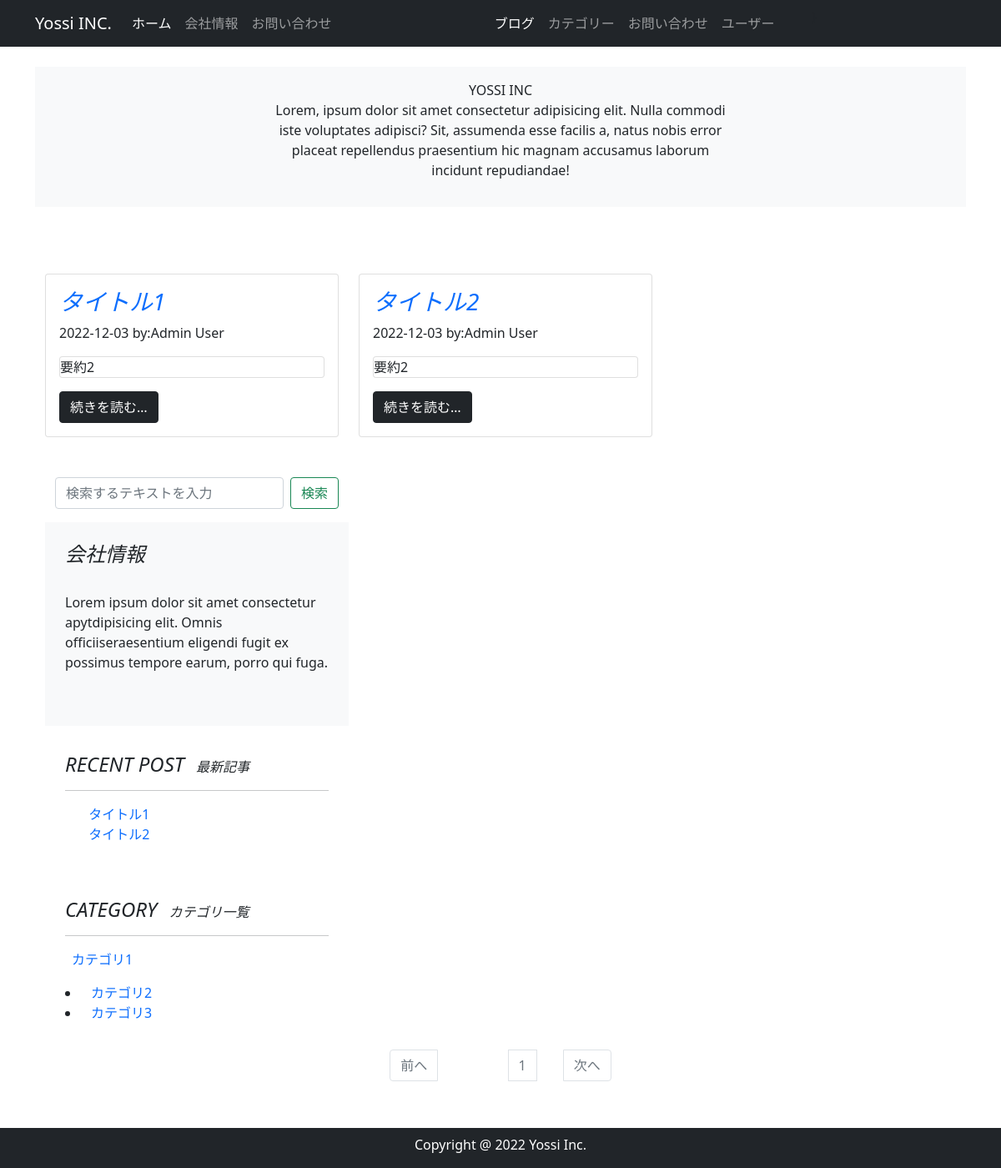
The page / on the database its author committed.
### company_blog/models.py (models this page shows, shortened)
class BlogPost(db.Model):
    __tablename__ = 'blog_post'
    id = db.Column(db.Integer, primary_key=True)
    user_id = db.Column(db.Integer, db.ForeignKey('users.id'))
    category_id = db.Column(db.Integer, db.ForeignKey('blog_category.id'))
    date = db.Column(db.DateTime, default=datetime.now(timezone('Asia/Tokyo')))
    title = db.Column(db.String(140))
    text = db.Column(db.Text)
    summary = db.Column(db.String(140))
    featured_image = db.Column(db.String(140))

class User(db.Model, UserMixin):
    __tablename__ = 'users'
    id = db.Column(db.Integer, primary_key= True)
    email = db.Column(db.String(64), unique=True, index=True)
    username = db.Column(db.String(64), unique=True, index=True)
    Password_hash = db.Column(db.String(128))
    administrator = db.Column(db.String(1))
    post = db.relationship('BlogPost', backref='author', lazy='dynamic')
    @property
    def Password(self):
       raise AttributeError('password is not a readable attribute')

class BlogCategory(db.Model):
    __tablename__ = 'blog_category'
    id = db.Column(db.Integer, primary_key=True)
    category = db.Column(db.String(140))
    posts = db.relationship('BlogPost', backref='blogcategory', lazy='dynamic')

### company_blog/main/views.py (the view)
@main.route('/')
def index():
    form = BlogSearchForm()
    page = request.args.get('page',1, type=int)
    blog_posts = BlogPost.query.order_by(BlogPost.id.desc()).paginate(page=page, per_page=10)
    recent_blog_posts = BlogPost.query.order_by(BlogPost.id.desc()).limit(5).all()
    blog_categories = BlogCategory.query.order_by(BlogCategory.id.asc()).all()
    return render_template('index.html', blog_posts=blog_posts, recent_blog_posts=recent_blog_posts, blog_categories=blog_categories, form=form )

### company_blog/main/forms.py
class BlogSearchForm(FlaskForm):
    searchtext = StringField('検索テキスト',validators=[DataRequired()])
    submit = SubmitField('検索')

### company_blog/__init__.py (called while the page is built)
@event.listens_for(Engine, "connect")
def set_sqlite_pragma(dbapi_connection, connection_record):
    cursor = dbapi_connection.cursor()
    cursor.execute("PRAGMA foreign_keys=ON")
    cursor.close()

### company_blog/templates/index.html (shortened to what this page needs)
{% extends "base.html" %}
{% block content %}
    <header id="page-header">
       <div class="container my-3 py-3 bg-light">
          <div class="low">
            <div class="col-md-6 m-auto text-center">
              {% if blog_category %}
                 <h1 class="fst-italic">{{ blog_category.category }}</h1>
              {% elif searchtext %}
                <h1 class="fst italic">"{{searchtext}}"の検索結果</h1>
                <br>
                {% elif user %}
                <h1 class="fst-italic">{{ user.username }}</h1>
                <br>
              {% else %}
                <hi class="fst italic">YOSSI INC</hi>
                <p>Lorem, ipsum dolor sit amet consectetur adipisicing elit. Nulla commodi iste voluptates adipisci? Sit, assumenda esse facilis a, natus nobis error placeat repellendus praesentium hic magnam accusamus laborum incidunt repudiandae!</p>
              {% endif %}
              </div>
         </div>
   </header>
  　<div class="container my-3">
    　<div class="row-mb-2">
        <div class="col-md-8">
            <section id="blog_post">
                 <div class="row">
                    {%　for post in blog_posts.items %}
                    <div class="col-md-6 mb-4">
                        <div class="card h-100">
                           <div class="card-body" style="max-height:26rem;">
                            <h3>
                                <a href="{{ url_for('main.blog_post', blog_post_id=post.id) }}" class="card-title text-decoration-none">
                                   <span class="fst-italic">{{ post.title | truncate(14) }}</span>
                                </a>
                            </h3>
                             <p>{{ post.date.strftime('%Y-%m-%d') }} by:{{ post.author.username | truncate(10) }}</p>
                             <p class="card text">{{ post.summary | truncate(40) }}</p>
                             <a href="{{ url_for('main.blog_post', blog_post_id=post.id) }}" class="btn btn-dark">続きを読む…</a>
                           </div>
                        </div>
                    </div>
                    {%　endfor %}
                 </div>
            </section>
        </div>
　　<div class="col-md-4">
       <div class=position-sticky style="top: 2rem;">
        <div class="container-fluid mb-3">
            <form action="{{url_for('main.search')}}" class="d-flex" method="POST">
              {{ render_field(form.searchtext, class="form-control me-2", placeholder="検索するテキストを入力") }}
              {{ form.submit(class="btn btn-outline-success") }}
            </form>
        </div>
        <div class="p-4 mb-2 bg-light">
            <h4 class="fst-italic">会社情報</h4>
　　　　　　<p>Lorem ipsum dolor sit amet consectetur apytdipisicing elit. Omnis officiiseraesentium eligendi fugit ex possimus tempore earum, porro qui fuga.</p>
　　　　</div>
        <div class="p-4">
            <h4 class="fst-italic">RECENT POST <span class="ms-2 fs-6">最新記事</span></h4>
            <hr>
            <ol class="list-unstyled">
                {% for recent_post in recent_blog_posts %}
                <li>
                   <a href="{{ url_for('main.blog_post', blog_post_id=recent_post.id) }}" class="text-decoration-none">
                     <span class="ms-2">{{ recent_post.title |truncate(14) }}</span>
                    </a>
                </li>
                {% endfor %}
            </ol>
          </div>
        <div class="p-4">
            <h4 class="fst-italic">CATEGORY <span class="ms-2 fs-6">カテゴリ一覧</span></h4>
            <hr>
            <ol class="list-unstyled">
               {% for blog_category in blog_categories %}
                <li>
                    <a href="{{ url_for('main.category_posts', blog_category_id=blog_category.id) }}"class="text-decoration-none">
                    <span class="ms-2">{{ blog_category.category |truncate(20) }}</span>
                    </a>
                </li>
            </ol>
            {% endfor %}
          </div>
        </div>
      </div>
    <div class="row mb-2">
      <nav class="my-2" aria-label="Page navigation">
        <ul class="pagination justify-content-center">
          <li {%　if blog_posts.has_prev %}class="page-item"{% else %}                                                                                                                                          class="page-item disabled"{% endif %}><a class="page-link" href="{%　if blog_posts.has_prev %} {{ url_for('main.index', page=blog_posts.prev_num) }} {% else %}#{% endif %}">前へ</a></li>
          {% for page_num in blog_posts.iter_pages(left_edge=1, right_edge=1, left_current=1, right_current=2) %}
             {% if page_num %}
             　　{% if blog_posts.page == page_num %}
                    <li class="page-item disabled"><a class="page-link" href="#">{{ page_num }}</a></li>
             　　{% else %}
                    <li class="page-item"><a class="page-link" href="{{ url_for('main.index', page=page_num) }}">         {{ page_num }}</a></li>
             　　{% endif %}
             {% else %}
             <li class="page-item disabled"><a class="page-link" href="#">&hellip;</a></li>
           　{% endif %}
          {% endfor %}
          <li {%　if blog_posts.has_next %}class="page-item"{% else %}                                                                                                                                       class="page-item disabled" {% endif %}><a class="page-link" href="{%　if blog_posts.has_next %} {{ url_for('main.index', page=blog_posts.next_num) }} {% else %}#{% endif %}">次へ</a></li>
        </ul>
      </nav>
{% endblock %}

### company_blog/templates/base.html (shortened to what this page needs)
<!DOCTYPE html>
<html lang="en">
<head>
<link href="https://cdn.jsdelivr.net/npm/bootstrap@5.0.2/dist/css/bootstrap.min.css" rel="stylesheet">
    <nav class="navbar navbar-expand-lg navbar-dark bg-dark fixed-top ">
        <div class="container">
          <a class="navbar-brand" href="{{url_for('main.index') }}">Yossi INC.</a>
          <div class="collapse navbar-collapse" id="navbarSupportedContent">
            <ul class="navbar-nav me-auto mb-0 mb-lg-o">
              <li class="nav-item">
                <a class="nav-link active" aria-current="page" href="{{url_for('main.index') }}">ホーム</a>
              </li>
              <li class="nav-item">
                <a class="nav-link" href="{{url_for('main.info')}}">会社情報</a>
              </li>
              <li class="nav-item">
                <a class="nav-link" href="{{url_for('main.inquiry')}}">お問い合わせ</a>
              </li>
            </ul>
            <ul class="navbar-nav me-auto">
              <li class="nav-item">
                  <a class="nav-link active" aria-current="page" href="{{url_for('main.blog_maintenance')}}">ブログ</a>
                </li>
                <li class="nav-item">
                  <a class="nav-link" href="{{url_for('main.category_maintenance')}}">カテゴリー</a>
                </li>
                <li class="nav-item">
                  <a class="nav-link" href="{{url_for('main.inquiry_maintenance')}}">お問い合わせ</a>
                </li>
                <li class="nav-item">
                  <a class="nav-link" href="{{url_for('users.user_maintenance')}}">ユーザー</a>
                </li>
            </ul>
          </div>
        </div>
      </nav>
      {%　from "_formhelpers.html" import render_field %}
      <div class="container" style="padding-top: 4rem;  padding-bottom: 4rem;">
        {% block content %}
        {% endblock %}
      </div>
    <footer id="footer" class="footer text-center pt-2 bg-dark fixed-bottom">
      <div class="container">
         <div class="row">
          <div class="col text-white">
            <p>Copyright @ 2022 Yossi Inc.</p>
          </div>
         </div>
      </div>
      </footer>
    </body>
    </html>

### company_blog/templates/_formhelpers.html (shortened to what this page needs)
{% macro render_field(field) %}
{{ field(**kwargs)|safe }}
{% endmacro %}

### rows shown on the page
BlogPost: title "タイトル1", date "2022-12-03", author.username "Admin User", summary "要約2"
BlogPost: title "タイトル2", date "2022-12-03", author.username "Admin User", summary "要約2"
BlogCategory: category "カテゴリ1"
BlogCategory: category "カテゴリ2"
BlogCategory: category "カテゴリ3"

### other values the page prints
{{ page_num }} "1"
